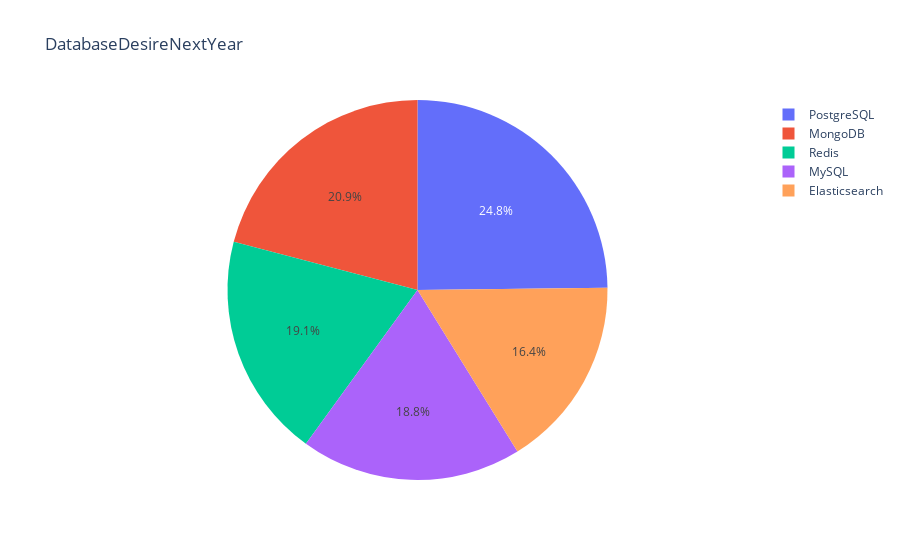

Source (notebook cell):
### Markdown cell above
Create a pie chart of the top 5 databases that respondents wish to learn next year. Label the pie chart with database names. Display percentages of each database on the pie chart.

### Code cell
# your code goes here
import matplotlib as mpl
import matplotlib.pyplot as plt

QUERY = """ 
SELECT DatabaseDesireNextYear, COUNT(*) as count 
from DatabaseDesireNextYear 
group by DatabaseDesireNextYear 
order by count(DatabaseDesireNextYear) DESC LIMIT 5 
""" 

df1=pd.read_sql_query(QUERY,conn)  

df1.head()
fig = px.pie(df1, values=df1['count'], names=df1['DatabaseDesireNextYear'], title='DatabaseDesireNextYear')
fig.show()

### Figure 1 — Plotly figure (JSON) as saved in the notebook; plotly's stock layout.template omitted (floating-point values rounded to 4 significant figures)
{"data": [{"domain": {"x": [0, 1], "y": [0, 1]}, "hovertemplate": "DatabaseDesireNextYear=%{label}<br>count=%{value}<extra></extra>", "labels": ["PostgreSQL", "MongoDB", "Redis", "MySQL", "Elasticsearch"], "legendgroup": "", "name": "", "showlegend": true, "type": "pie", "values": [4328, 3649, 3331, 3281, 2856]}], "layout": {"legend": {"tracegroupgap": 0}, "title": {"text": "DatabaseDesireNextYear"}}}
